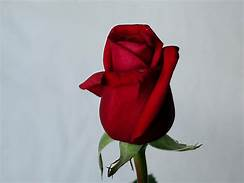
#> input picture basics/img.jpeg, 244 x 183 px
$ python concat.py
#> lines starting #> are read from the running program, lines starting #| are printed output that depends on the picture

# Important Note:

# Use cv2.vconcat(), cv2.hconcat() to concatenate (combine) images vertically and horizontally
# Images with different sizes need to be resized beforehand. Errors will occur if the width or height is not aligned.
# numpy.tile() is convenient when arranging the same image repeatedly.

import cv2

img1 = cv2.imread('img.jpeg')
#> img1 is the input picture: shape (183, 244, 3); mean B, G, R 156.3, 151, 161.2
img2 = cv2.imread('img.jpeg')

v_cat = cv2.vconcat([img1,img2])
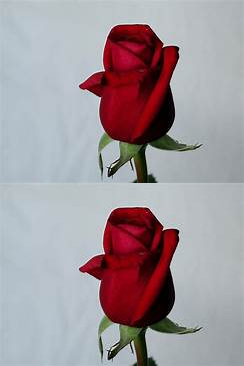
#> v_cat: shape (366, 244, 3); mean B, G, R 156.3, 151, 161.2
h_cat = cv2.hconcat([img1,img2])
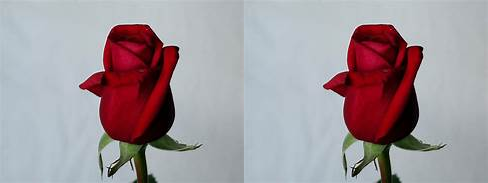
#> h_cat: shape (183, 488, 3); mean B, G, R 156.3, 151, 161.2

cv2.imshow('Vertical Concatination',v_cat)
cv2.imshow('Horizontal Concatination',h_cat)
cv2.waitKey(0)
#> (the run stopped early here; a loop or call above may not have finished)
